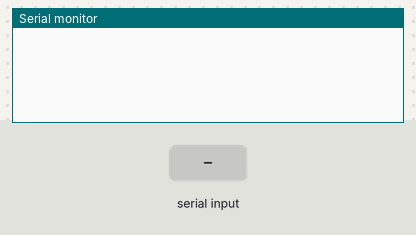
Bench run of a sketch on a simulated Arduino Uno, built with avr-gcc and run on an emulated ATmega328P. On the bench: the last lines printed to the serial monitor. The inputs (shaded band) are chosen by the test bench. The modem accepts every AT command (registered, SIM ready, sends succeed) and sends nothing else.

Above: at 3.2 s.
3.3 s: "1" received over the second serial link
At 5.6 s:
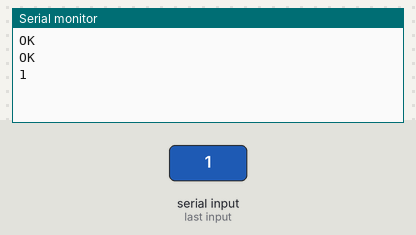
6.3 s: "0" received over the second serial link
7.8 s: "2" received over the second serial link
At 8.9 s:
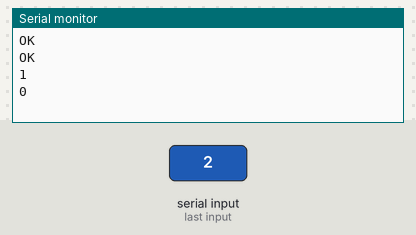

Measured:
- after the input at 3.3 s, the serial monitor: prints a new line after 1.7 s (image 1)

The sketch:

RECEPTOR_mensajes_SIM800L_2.ino
```cpp
#include <SoftwareSerial.h>

#define SIM800_TX_PIN 2 //tx
#define SIM800_RX_PIN 3 //rx

SoftwareSerial serialSIM800(SIM800_TX_PIN, SIM800_RX_PIN);

void setup() {
  Serial.begin(115200);
  while (!Serial);
  serialSIM800.begin(9600);
  delay(500);
  serialSIM800.println("AT+CMGF=1");
  delay(500);
  serialSIM800.println("AT+CNMI=2,2,0,0,0\r");
  delay(1000);
  //Serial.println("Setup Complete!");
  //Serial.println("Recept Ready SMS ...");
}
void loop() {
  String str_Payload;

  if (serialSIM800.available()) {
    str_Payload = serialSIM800.readString();
    byte Payload[str_Payload.length()];
    int LengthFrameAPI = 40 + sizeof(Payload);
    int LengthPayload = sizeof(Payload);
    delay(500);
    Serial.println(str_Payload);
  }
}

//void updateSMS() {
//  delay(500);
//  while (Serial.available())
//  {
//    serialSIM800.write(Serial.read());
//  }
//  while (serialSIM800.available())
//  {
//    Serial.write(serialSIM800.read());
//  }
//}
```
